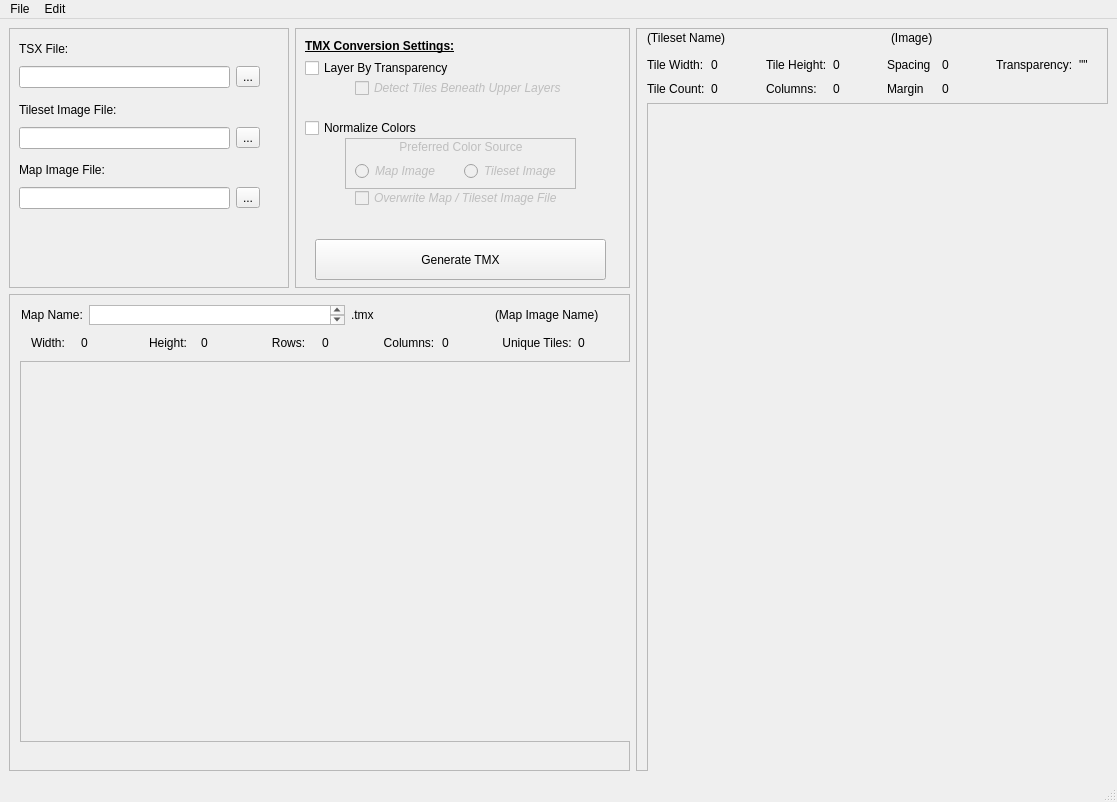
<?xml version="1.0" encoding="UTF-8"?>
<ui version="4.0">
 <class>MainWindow</class>
 <widget class="QMainWindow" name="MainWindow">
  <property name="geometry">
   <rect>
    <x>0</x>
    <y>0</y>
    <width>1117</width>
    <height>802</height>
   </rect>
  </property>
  <property name="sizePolicy">
   <sizepolicy hsizetype="Expanding" vsizetype="Expanding">
    <horstretch>0</horstretch>
    <verstretch>0</verstretch>
   </sizepolicy>
  </property>
  <property name="windowTitle">
   <string>AutoMap for Tiled</string>
  </property>
  <widget class="QWidget" name="centralwidget">
   <layout class="QGridLayout" name="gridLayout_2">
    <item row="1" column="0" colspan="2">
     <widget class="QFrame" name="map_image_frame">
      <property name="enabled">
       <bool>true</bool>
      </property>
      <property name="frameShape">
       <enum>QFrame::StyledPanel</enum>
      </property>
      <property name="frameShadow">
       <enum>QFrame::Raised</enum>
      </property>
      <widget class="QScrollArea" name="map_scroll_area">
       <property name="enabled">
        <bool>true</bool>
       </property>
       <property name="geometry">
        <rect>
         <x>11</x>
         <y>67</y>
         <width>611</width>
         <height>381</height>
        </rect>
       </property>
       <property name="maximumSize">
        <size>
         <width>650</width>
         <height>500</height>
        </size>
       </property>
       <property name="widgetResizable">
        <bool>true</bool>
       </property>
       <widget class="QWidget" name="map_scroll_area_contents">
        <property name="geometry">
         <rect>
          <x>0</x>
          <y>0</y>
          <width>609</width>
          <height>379</height>
         </rect>
        </property>
        <widget class="QLabel" name="map_image_graphic">
         <property name="geometry">
          <rect>
           <x>0</x>
           <y>10</y>
           <width>601</width>
           <height>361</height>
          </rect>
         </property>
         <property name="text">
          <string/>
         </property>
        </widget>
       </widget>
      </widget>
      <widget class="QWidget" name="">
       <property name="geometry">
        <rect>
         <x>12</x>
         <y>11</y>
         <width>611</width>
         <height>50</height>
        </rect>
       </property>
       <layout class="QGridLayout" name="map_image_grid">
        <item row="0" column="0">
         <layout class="QHBoxLayout" name="horizontalLayout_2">
          <item>
           <widget class="QLabel" name="map_name_label">
            <property name="enabled">
             <bool>true</bool>
            </property>
            <property name="sizePolicy">
             <sizepolicy hsizetype="Fixed" vsizetype="Fixed">
              <horstretch>0</horstretch>
              <verstretch>0</verstretch>
             </sizepolicy>
            </property>
            <property name="text">
             <string>Map Name:</string>
            </property>
           </widget>
          </item>
          <item>
           <widget class="QTextEdit" name="map_name_edit">
            <property name="sizePolicy">
             <sizepolicy hsizetype="Fixed" vsizetype="Maximum">
              <horstretch>0</horstretch>
              <verstretch>0</verstretch>
             </sizepolicy>
            </property>
            <property name="maximumSize">
             <size>
              <width>16777215</width>
              <height>20</height>
             </size>
            </property>
           </widget>
          </item>
          <item>
           <widget class="QLabel" name="label">
            <property name="text">
             <string>.tmx</string>
            </property>
           </widget>
          </item>
          <item>
           <widget class="QLabel" name="map_image_name_value">
            <property name="enabled">
             <bool>true</bool>
            </property>
            <property name="sizePolicy">
             <sizepolicy hsizetype="Preferred" vsizetype="Fixed">
              <horstretch>0</horstretch>
              <verstretch>0</verstretch>
             </sizepolicy>
            </property>
            <property name="text">
             <string>(Map Image Name)</string>
            </property>
           </widget>
          </item>
         </layout>
        </item>
        <item row="1" column="0">
         <layout class="QHBoxLayout" name="horizontalLayout">
          <item>
           <widget class="QLabel" name="map_image_width_label">
            <property name="enabled">
             <bool>true</bool>
            </property>
            <property name="text">
             <string>Width:</string>
            </property>
            <property name="alignment">
             <set>Qt::AlignCenter</set>
            </property>
           </widget>
          </item>
          <item>
           <widget class="QLabel" name="map_image_width_value">
            <property name="text">
             <string>0</string>
            </property>
           </widget>
          </item>
          <item>
           <widget class="QLabel" name="map_image_height_label">
            <property name="enabled">
             <bool>true</bool>
            </property>
            <property name="text">
             <string>Height:</string>
            </property>
            <property name="alignment">
             <set>Qt::AlignCenter</set>
            </property>
           </widget>
          </item>
          <item>
           <widget class="QLabel" name="map_image_height_value">
            <property name="text">
             <string>0</string>
            </property>
           </widget>
          </item>
          <item>
           <widget class="QLabel" name="map_rows_count_label">
            <property name="text">
             <string>Rows:</string>
            </property>
            <property name="alignment">
             <set>Qt::AlignCenter</set>
            </property>
           </widget>
          </item>
          <item>
           <widget class="QLabel" name="map_rows_count_value">
            <property name="text">
             <string>0</string>
            </property>
           </widget>
          </item>
          <item>
           <widget class="QLabel" name="map_columns_count_label">
            <property name="text">
             <string>Columns:</string>
            </property>
            <property name="alignment">
             <set>Qt::AlignCenter</set>
            </property>
           </widget>
          </item>
          <item>
           <widget class="QLabel" name="map_columns_count_value">
            <property name="text">
             <string>0</string>
            </property>
           </widget>
          </item>
          <item>
           <widget class="QLabel" name="map_unique_tiles_count_label">
            <property name="enabled">
             <bool>true</bool>
            </property>
            <property name="text">
             <string>Unique Tiles:</string>
            </property>
            <property name="alignment">
             <set>Qt::AlignCenter</set>
            </property>
           </widget>
          </item>
          <item>
           <widget class="QLabel" name="map_unique_tiles_count_value">
            <property name="text">
             <string>0</string>
            </property>
           </widget>
          </item>
         </layout>
        </item>
       </layout>
      </widget>
     </widget>
    </item>
    <item row="0" column="0">
     <widget class="QFrame" name="file_loading_frame">
      <property name="enabled">
       <bool>true</bool>
      </property>
      <property name="maximumSize">
       <size>
        <width>280</width>
        <height>260</height>
       </size>
      </property>
      <property name="frameShape">
       <enum>QFrame::StyledPanel</enum>
      </property>
      <property name="frameShadow">
       <enum>QFrame::Raised</enum>
      </property>
      <widget class="QWidget" name="layoutWidget_2">
       <property name="geometry">
        <rect>
         <x>10</x>
         <y>10</y>
         <width>241</width>
         <height>50</height>
        </rect>
       </property>
       <layout class="QGridLayout" name="tsx_file_grid">
        <item row="1" column="1">
         <widget class="QToolButton" name="tsx_file_tool_btn">
          <property name="text">
           <string>...</string>
          </property>
         </widget>
        </item>
        <item row="0" column="0">
         <widget class="QLabel" name="tsx_heading_label">
          <property name="text">
           <string>TSX File:</string>
          </property>
         </widget>
        </item>
        <item row="1" column="0">
         <widget class="QLineEdit" name="tsx_file_name_edit"/>
        </item>
       </layout>
      </widget>
      <widget class="QWidget" name="layoutWidget_4">
       <property name="geometry">
        <rect>
         <x>10</x>
         <y>130</y>
         <width>241</width>
         <height>51</height>
        </rect>
       </property>
       <layout class="QGridLayout" name="map_file_grid">
        <item row="0" column="0">
         <widget class="QLabel" name="map_file_label">
          <property name="text">
           <string>Map Image File:</string>
          </property>
         </widget>
        </item>
        <item row="1" column="0">
         <widget class="QLineEdit" name="map_file_name_edit"/>
        </item>
        <item row="1" column="1">
         <widget class="QToolButton" name="map_file_tool_btn">
          <property name="text">
           <string>...</string>
          </property>
         </widget>
        </item>
       </layout>
      </widget>
      <widget class="QWidget" name="layoutWidget_5">
       <property name="geometry">
        <rect>
         <x>10</x>
         <y>70</y>
         <width>241</width>
         <height>51</height>
        </rect>
       </property>
       <layout class="QGridLayout" name="tileset_image_grid">
        <item row="0" column="0">
         <widget class="QLabel" name="tileset_image_name_label">
          <property name="text">
           <string>Tileset Image File:</string>
          </property>
         </widget>
        </item>
        <item row="1" column="0">
         <widget class="QLineEdit" name="tileset_image_name_edit"/>
        </item>
        <item row="1" column="1">
         <widget class="QToolButton" name="tileset_image_file_tool_btn">
          <property name="text">
           <string>...</string>
          </property>
         </widget>
        </item>
       </layout>
      </widget>
     </widget>
    </item>
    <item row="0" column="1">
     <widget class="QFrame" name="conversion_settings_frame">
      <property name="enabled">
       <bool>true</bool>
      </property>
      <property name="sizePolicy">
       <sizepolicy hsizetype="Ignored" vsizetype="Ignored">
        <horstretch>0</horstretch>
        <verstretch>0</verstretch>
       </sizepolicy>
      </property>
      <property name="maximumSize">
       <size>
        <width>335</width>
        <height>260</height>
       </size>
      </property>
      <property name="frameShape">
       <enum>QFrame::StyledPanel</enum>
      </property>
      <property name="frameShadow">
       <enum>QFrame::Raised</enum>
      </property>
      <widget class="QCheckBox" name="layer_transparency_checkbox">
       <property name="geometry">
        <rect>
         <x>10</x>
         <y>30</y>
         <width>171</width>
         <height>20</height>
        </rect>
       </property>
       <property name="toolTip">
        <string>&lt;html&gt;&lt;head/&gt;&lt;body&gt;&lt;p&gt;If the Map Image contains tiles which appear to be composed of multiple layers (i.e., contains a tile from the Tileset which uses transparency), the output TMX will put the detected tiles in layer order.&lt;/p&gt;&lt;/body&gt;&lt;/html&gt;</string>
       </property>
       <property name="text">
        <string>Layer By Transparency</string>
       </property>
      </widget>
      <widget class="QCheckBox" name="layer_detection_checkbox">
       <property name="enabled">
        <bool>false</bool>
       </property>
       <property name="geometry">
        <rect>
         <x>60</x>
         <y>50</y>
         <width>241</width>
         <height>20</height>
        </rect>
       </property>
       <property name="font">
        <font>
         <italic>true</italic>
        </font>
       </property>
       <property name="text">
        <string>Detect Tiles Beneath Upper Layers</string>
       </property>
      </widget>
      <widget class="QCheckBox" name="normalize_colors_checkbox">
       <property name="geometry">
        <rect>
         <x>10</x>
         <y>90</y>
         <width>171</width>
         <height>20</height>
        </rect>
       </property>
       <property name="toolTip">
        <string>&lt;html&gt;&lt;head/&gt;&lt;body&gt;&lt;p&gt;If there are slight, consistent differences between the colors in each source image, the conversion will account for these differences when processing the tiles.&lt;/p&gt;&lt;/body&gt;&lt;/html&gt;</string>
       </property>
       <property name="whatsThis">
        <string>&lt;html&gt;&lt;head/&gt;&lt;body&gt;&lt;p&gt;&lt;br/&gt;&lt;/p&gt;&lt;/body&gt;&lt;/html&gt;</string>
       </property>
       <property name="text">
        <string>Normalize Colors</string>
       </property>
      </widget>
      <widget class="QFrame" name="color_source_frame">
       <property name="enabled">
        <bool>false</bool>
       </property>
       <property name="geometry">
        <rect>
         <x>50</x>
         <y>110</y>
         <width>231</width>
         <height>51</height>
        </rect>
       </property>
       <property name="frameShape">
        <enum>QFrame::StyledPanel</enum>
       </property>
       <property name="frameShadow">
        <enum>QFrame::Raised</enum>
       </property>
       <widget class="QWidget" name="layoutWidget_3">
        <property name="geometry">
         <rect>
          <x>10</x>
          <y>0</y>
          <width>212</width>
          <height>43</height>
         </rect>
        </property>
        <layout class="QGridLayout" name="gridLayout">
         <item row="0" column="0" colspan="2">
          <widget class="QLabel" name="preferred_color_src_label">
           <property name="toolTip">
            <string>&lt;html&gt;&lt;head/&gt;&lt;body&gt;&lt;p&gt;If 'Map Image' is selected, the colors in the Tileset Image file will be replaced with the colors from the Map Image file.&lt;/p&gt;&lt;p&gt;If 'Tileset Image' is selected, the colors in the Map Image file will be replaced with the colors from the Tileset Image file.&lt;/p&gt;&lt;p&gt;&lt;br/&gt;&lt;/p&gt;&lt;/body&gt;&lt;/html&gt;</string>
           </property>
           <property name="whatsThis">
            <string>&lt;html&gt;&lt;head/&gt;&lt;body&gt;&lt;p&gt;&lt;br/&gt;&lt;/p&gt;&lt;/body&gt;&lt;/html&gt;</string>
           </property>
           <property name="text">
            <string>Preferred Color Source</string>
           </property>
           <property name="alignment">
            <set>Qt::AlignCenter</set>
           </property>
          </widget>
         </item>
         <item row="1" column="0">
          <widget class="QRadioButton" name="map_img_radio">
           <property name="font">
            <font>
             <italic>true</italic>
            </font>
           </property>
           <property name="text">
            <string>Map Image</string>
           </property>
          </widget>
         </item>
         <item row="1" column="1">
          <widget class="QRadioButton" name="tileset_img_radio">
           <property name="font">
            <font>
             <italic>true</italic>
            </font>
           </property>
           <property name="text">
            <string>Tileset Image</string>
           </property>
          </widget>
         </item>
        </layout>
       </widget>
      </widget>
      <widget class="QPushButton" name="generate_tmx_btn">
       <property name="enabled">
        <bool>true</bool>
       </property>
       <property name="geometry">
        <rect>
         <x>20</x>
         <y>211</y>
         <width>291</width>
         <height>41</height>
        </rect>
       </property>
       <property name="text">
        <string>Generate TMX</string>
       </property>
      </widget>
      <widget class="QLabel" name="tmx_conversion_settings_label">
       <property name="geometry">
        <rect>
         <x>10</x>
         <y>10</y>
         <width>181</width>
         <height>16</height>
        </rect>
       </property>
       <property name="font">
        <font>
         <weight>75</weight>
         <bold>true</bold>
         <underline>true</underline>
        </font>
       </property>
       <property name="text">
        <string>TMX Conversion Settings:</string>
       </property>
      </widget>
      <widget class="QCheckBox" name="overwrite_checkbox">
       <property name="enabled">
        <bool>false</bool>
       </property>
       <property name="geometry">
        <rect>
         <x>60</x>
         <y>160</y>
         <width>241</width>
         <height>20</height>
        </rect>
       </property>
       <property name="font">
        <font>
         <italic>true</italic>
        </font>
       </property>
       <property name="toolTip">
        <string>&lt;html&gt;&lt;head/&gt;&lt;body&gt;&lt;p&gt;&lt;span style=&quot; font-style:normal;&quot;&gt;If checked, the source file for the Map Image or Tileset Image (whichever is NOT selected as the Preferred Color Source) will be overwritten with the new color-corrected one.  If not, a new file will be created in the same directory.&lt;/span&gt;&lt;/p&gt;&lt;/body&gt;&lt;/html&gt;</string>
       </property>
       <property name="text">
        <string>Overwrite Map / Tileset Image File</string>
       </property>
      </widget>
     </widget>
    </item>
    <item row="0" column="2" rowspan="2">
     <widget class="QFrame" name="tileset_frame">
      <property name="enabled">
       <bool>true</bool>
      </property>
      <property name="frameShape">
       <enum>QFrame::StyledPanel</enum>
      </property>
      <property name="frameShadow">
       <enum>QFrame::Raised</enum>
      </property>
      <widget class="QScrollArea" name="tileset_scroll_area">
       <property name="enabled">
        <bool>true</bool>
       </property>
       <property name="geometry">
        <rect>
         <x>11</x>
         <y>75</y>
         <width>481</width>
         <height>821</height>
        </rect>
       </property>
       <property name="widgetResizable">
        <bool>true</bool>
       </property>
       <widget class="QWidget" name="scrollAreaWidgetContents">
        <property name="geometry">
         <rect>
          <x>0</x>
          <y>0</y>
          <width>479</width>
          <height>819</height>
         </rect>
        </property>
        <property name="sizePolicy">
         <sizepolicy hsizetype="Expanding" vsizetype="Expanding">
          <horstretch>0</horstretch>
          <verstretch>0</verstretch>
         </sizepolicy>
        </property>
        <widget class="QLabel" name="tileset_image_graphic">
         <property name="geometry">
          <rect>
           <x>0</x>
           <y>0</y>
           <width>601</width>
           <height>761</height>
          </rect>
         </property>
         <property name="text">
          <string/>
         </property>
        </widget>
       </widget>
      </widget>
      <widget class="QWidget" name="">
       <property name="geometry">
        <rect>
         <x>11</x>
         <y>28</y>
         <width>481</width>
         <height>42</height>
        </rect>
       </property>
       <layout class="QGridLayout" name="tileset_data_grid">
        <item row="0" column="0">
         <widget class="QLabel" name="tile_width_label">
          <property name="enabled">
           <bool>true</bool>
          </property>
          <property name="text">
           <string>Tile Width:</string>
          </property>
         </widget>
        </item>
        <item row="0" column="1">
         <widget class="QLabel" name="tile_width_value">
          <property name="enabled">
           <bool>true</bool>
          </property>
          <property name="text">
           <string>0</string>
          </property>
         </widget>
        </item>
        <item row="0" column="2">
         <widget class="QLabel" name="tile_height_label">
          <property name="enabled">
           <bool>true</bool>
          </property>
          <property name="text">
           <string>Tile Height:</string>
          </property>
         </widget>
        </item>
        <item row="0" column="3">
         <widget class="QLabel" name="tile_height_value">
          <property name="enabled">
           <bool>true</bool>
          </property>
          <property name="text">
           <string>0</string>
          </property>
         </widget>
        </item>
        <item row="0" column="4">
         <widget class="QLabel" name="spacing_label">
          <property name="enabled">
           <bool>true</bool>
          </property>
          <property name="text">
           <string>Spacing</string>
          </property>
         </widget>
        </item>
        <item row="0" column="5">
         <widget class="QLabel" name="spacing_value">
          <property name="enabled">
           <bool>true</bool>
          </property>
          <property name="text">
           <string>0</string>
          </property>
         </widget>
        </item>
        <item row="0" column="6">
         <widget class="QLabel" name="transparent_label">
          <property name="enabled">
           <bool>true</bool>
          </property>
          <property name="text">
           <string>Transparency:</string>
          </property>
         </widget>
        </item>
        <item row="0" column="7">
         <widget class="QLabel" name="transparent_value">
          <property name="enabled">
           <bool>true</bool>
          </property>
          <property name="text">
           <string>&quot;&quot;</string>
          </property>
         </widget>
        </item>
        <item row="1" column="0">
         <widget class="QLabel" name="tile_count_label">
          <property name="enabled">
           <bool>true</bool>
          </property>
          <property name="text">
           <string>Tile Count:</string>
          </property>
         </widget>
        </item>
        <item row="1" column="1">
         <widget class="QLabel" name="tile_count_value">
          <property name="enabled">
           <bool>true</bool>
          </property>
          <property name="text">
           <string>0</string>
          </property>
         </widget>
        </item>
        <item row="1" column="2">
         <widget class="QLabel" name="columns_label">
          <property name="enabled">
           <bool>true</bool>
          </property>
          <property name="text">
           <string>Columns:</string>
          </property>
         </widget>
        </item>
        <item row="1" column="3">
         <widget class="QLabel" name="columns_value">
          <property name="enabled">
           <bool>true</bool>
          </property>
          <property name="text">
           <string>0</string>
          </property>
         </widget>
        </item>
        <item row="1" column="4">
         <widget class="QLabel" name="margin_label">
          <property name="enabled">
           <bool>true</bool>
          </property>
          <property name="text">
           <string>Margin</string>
          </property>
         </widget>
        </item>
        <item row="1" column="5">
         <widget class="QLabel" name="margin_value">
          <property name="enabled">
           <bool>true</bool>
          </property>
          <property name="text">
           <string>0</string>
          </property>
         </widget>
        </item>
       </layout>
      </widget>
      <widget class="QWidget" name="">
       <property name="geometry">
        <rect>
         <x>11</x>
         <y>1</y>
         <width>481</width>
         <height>18</height>
        </rect>
       </property>
       <layout class="QHBoxLayout" name="tileset_name_layout">
        <item>
         <widget class="QLabel" name="name_value">
          <property name="enabled">
           <bool>true</bool>
          </property>
          <property name="text">
           <string>(Tileset Name)</string>
          </property>
         </widget>
        </item>
        <item>
         <widget class="QLabel" name="image_data_value">
          <property name="enabled">
           <bool>true</bool>
          </property>
          <property name="text">
           <string>(Image)</string>
          </property>
         </widget>
        </item>
       </layout>
      </widget>
     </widget>
    </item>
   </layout>
  </widget>
  <widget class="QStatusBar" name="statusBar"/>
  <widget class="QMenuBar" name="menuBar">
   <property name="geometry">
    <rect>
     <x>0</x>
     <y>0</y>
     <width>1117</width>
     <height>24</height>
    </rect>
   </property>
   <widget class="QMenu" name="menuFile">
    <property name="title">
     <string>File</string>
    </property>
    <widget class="QMenu" name="menuLoad">
     <property name="title">
      <string>Open</string>
     </property>
     <addaction name="actionTileset_tsx"/>
     <addaction name="actionMap_Image"/>
    </widget>
    <addaction name="menuLoad"/>
    <addaction name="actionSave"/>
   </widget>
   <widget class="QMenu" name="menuEdit">
    <property name="title">
     <string>Edit</string>
    </property>
    <addaction name="actionDo_some_edit_thing"/>
   </widget>
   <addaction name="menuFile"/>
   <addaction name="menuEdit"/>
  </widget>
  <action name="actionLoad">
   <property name="text">
    <string>Load</string>
   </property>
  </action>
  <action name="actionSomething_Else">
   <property name="text">
    <string>Something Else</string>
   </property>
  </action>
  <action name="actionDo_some_edit_thing">
   <property name="text">
    <string>Do some edit thing</string>
   </property>
  </action>
  <action name="actionTileset_tsx">
   <property name="text">
    <string>Tileset (.tsx)</string>
   </property>
  </action>
  <action name="actionMap_Image">
   <property name="text">
    <string>Map Image</string>
   </property>
  </action>
  <action name="actionSave">
   <property name="text">
    <string>Save</string>
   </property>
  </action>
  <action name="actionReset_UI">
   <property name="text">
    <string>Reset UI</string>
   </property>
   <property name="shortcut">
    <string>Ctrl+R</string>
   </property>
  </action>
 </widget>
 <resources/>
 <connections>
  <connection>
   <sender>layer_transparency_checkbox</sender>
   <signal>toggled(bool)</signal>
   <receiver>layer_detection_checkbox</receiver>
   <slot>setEnabled(bool)</slot>
   <hints>
    <hint type="sourcelabel">
     <x>403</x>
     <y>75</y>
    </hint>
    <hint type="destinationlabel">
     <x>488</x>
     <y>95</y>
    </hint>
   </hints>
  </connection>
  <connection>
   <sender>normalize_colors_checkbox</sender>
   <signal>toggled(bool)</signal>
   <receiver>color_source_frame</receiver>
   <slot>setEnabled(bool)</slot>
   <hints>
    <hint type="sourcelabel">
     <x>403</x>
     <y>135</y>
    </hint>
    <hint type="destinationlabel">
     <x>473</x>
     <y>171</y>
    </hint>
   </hints>
  </connection>
  <connection>
   <sender>normalize_colors_checkbox</sender>
   <signal>toggled(bool)</signal>
   <receiver>overwrite_checkbox</receiver>
   <slot>setEnabled(bool)</slot>
   <hints>
    <hint type="sourcelabel">
     <x>403</x>
     <y>135</y>
    </hint>
    <hint type="destinationlabel">
     <x>488</x>
     <y>205</y>
    </hint>
   </hints>
  </connection>
 </connections>
</ui>
